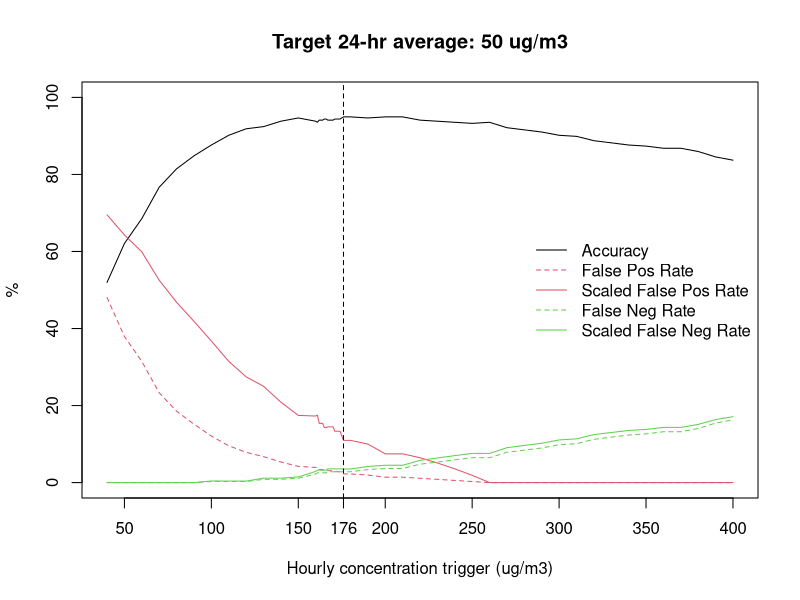

Write R code to recreate this figure.

## See explanation at bottom

## read in, format data
d <- read.csv("air.alerts/cdf.csv", skip=2)
d <- d[, c(1,5)] # for current "cdf.csv" file, which likely is not what was used orignally
names(d) <- c("date", "pm")
summary(d)
which(d$pm > 800)
d[which(d$pm > 800), "pm"] <- NA

d$date <- as.POSIXct(d$date, tz = "UTC", format = "%d-%b-%Y %H:%M")
d$day <- format(d$date, format = "%Y-%m-%d")

summary(d)

## split into list
dd <- split(d, d$day)

## remove days with less than 75% completeness
id <- sapply(dd, function(a) sum(is.na(a$pm)))
dd <- dd[id < 7]
rm(id)


###functions for testing accuracy

predict <- function(data, trigger) {
  sapply(data, function(a) sum(a$pm > trigger, na.rm = TRUE) > 0)
}

means <- function(data) {
  sapply(dd, function(a) mean(a$pm, na.rm = TRUE))
}

acc <- function(pred, true){
  sum(pred == true) / length(true)
}

fpr <- function(pred, true){
  sum(pred == TRUE & true == FALSE) / length(true)
}

fpr2 <- function(pred, true){
  sum(pred == TRUE & true == FALSE) / sum(pred == TRUE)
}

fnr <- function(pred, true){
  sum(pred == FALSE & true == TRUE) / length(true)
}

fnr2 <- function(pred, true){
  sum(pred == FALSE & true == TRUE) / sum(pred == FALSE)
}

test.trigger <- function(data, trigger, thresh){
  
  true <- means(data) > thresh
  pred <- predict(data, trigger)
  accuracy <- acc(pred, true)
  false.pos <- fpr(pred, true)
  false.pos2 <- fpr2(pred, true)
  false.neg <- fnr(pred, true)
  false.neg2 <- fnr2(pred, true)
  true.rate <- sum(true)/length(true)
  
  ret <- c(thresh, true.rate, trigger, accuracy, false.pos, false.pos2, false.neg, false.neg2)
  return(ret)
}



# run it! 
thresh <- 50
trigs <- c(seq(50, 400, by = 10), 160:180)
results <- test.trigger(dd, 40, thresh)

for(i in 1:length(trigs)){
  x <- test.trigger(dd, trigs[i], thresh)
  results <- rbind(results, x)
  rm(x)
} ; rm(i)

results <- as.data.frame(results, row.names = 1:nrow(results))
names(results) <- c("threshold", "true.rate", "trigger", "accuracy", 
                    "false.pos", "false.pos2", "false.neg", "false.neg2")
results <- results[order(results$trigger), ]

# plot it!
plot(results$trigger, results$accuracy, type = "l", ylim = c(0,1),
     main = paste("Target 24-hr average:", thresh, "ug/m3"),
     xlab = "Hourly concentration trigger (ug/m3)",
     ylab = "%",
     yaxt = "n")
axis(2, at = (0:5)/5, labels = (0:5)*20 )
lines(results$trigger, results$false.pos2, col=2)
lines(results$trigger, results$false.pos, col=2, lty=2)
lines(results$trigger, results$false.neg2, col=3)
lines(results$trigger, results$false.neg, col=3, lty=2)

legend("right", 
       legend = c("Accuracy", "False Pos Rate", "Scaled False Pos Rate",
                           "False Neg Rate", "Scaled False Neg Rate"),
       lty = c(1, 2, 1, 2, 1),
       col = c(1, 2, 2, 3, 3),
       bty = "n")

abline(v = results$trigger[which(results$accuracy == max(results$accuracy))[1]],
       lty = 2)
axis(1, 
     at = results$trigger[which(results$accuracy == max(results$accuracy))[1]])

### when is first SMS sent?

d$txt <- d$pm > 175
d$hour <- as.numeric(format(d$date, "%H"))

ddd <- split(d, d$day)

min.hour <- function(a) {
  a <- a[!is.na(a$txt), ]
  if(sum(a$txt) == 0) {
    ret <- NA
  } else {
    ret <- min(a$hour[a$txt == TRUE], na.rm = TRUE)
  }
  return(ret)
}

first.hour <- sapply(ddd, min.hour)
mean(first.hour, na.rm = T)


# My to-do from Friday afternoon's meeting was to look at the data and come up with 
# criteria for automatically sending out the AirAware Early Action Text Alert (or 
# whatever we are calling it). I looked all PM10 from CDF from 2013 thru Friday, 
# and my recommendation is to use an hourly CDF PM10 value of 170 ug/m3 as the 
# threshold for sending out the alert. 

# This threshold is based on trying to predict daily 24-hr averages that exceed the 
# state standard of 50 ug/m3. We could base the hourly threshold off of a different 
# "target" 24-hr average, but the state standard seems easiest to justify. Any alternative 
# is going to be to somewhat arbitrary.

# I looked at various hourly thresholds and 170 gives the best overall accuracy for 
# predicting whether the day's 24-hour average will exceed 50. This threshold is 93% 
# accurate, meaning 93% of the time, either no alert goes out and the day's 24-hr 
# average is indeed less than 50, OR one or more alerts do go out and the 24-hr average 
# is above 50. 7% of the time it gets it wrong: either 1 (or more) alerts go out but 
# the 24-hr average is less than the standard, or no alerts go out but the daily average 
# winds up exceeding the standard.

# Looking more closely at when it gets it wrong, 15% of the days when an alerts goes out 
# are false positives, i.e. the 24-hr average ends up being less than the standard. 5% 
# of days when no alert goes out are false negatives, in which the standard is exceeded 
# but no alert was sent. So the algorithm has a health protective bias: It errs on the 
# side of sending an alert and incurring a false positive.

# To illustrate how this would have worked had it been in place this year, I have attached 
# an annotated print out of CDF PM10 data for March 2017 thru today. I have highlighted in 
# yellow when press releases are triggered under the current system--the first hour each day 
# when PM10 exceeds 300. Then I have boxed in red all hours above the proposed threshold of 
# 170--this is when an alert would have been sent under this proposal. Finally, I have added 
# a column showing whether the day was a false positive, a false negative, or an accurate 
# prediction of an exceedence. 

# I think the follow things are notable:
# •The proposed threshold of 170 typically gives 1 to 3 hours earlier notice than the 300 
# threshold, but not always: there are several days when concentrations jump from <100 to >300.
# •Over these ~3.5 months, there would have been 6 false positives (alert sent but 24-hour 
# standard not exceeded) and 1 false negative (no alert, but 24-hour standard exceeded.)
# •There are several exceedence days that would have generated an alert with 170 threshold 
# but did not generate a press release with the 300 threshold.
# •Somebody subscribed to the Alerts would have received about 170 text messages during 
# this period of time.

# So to recap, my recommendation is to use the state standard as the "target" and use 170 
# as the trigger for sending out an alert. 170 has the highest overall accuracy, and when it 
# errs it errs in a health protective manner. 

# If 170 alerts in 3.5 months are too many, we could consider a higher "target" 24-hour average. 
# (FWIW, our current trigger of 300 ug/m3 corresponds to a 24-hour average of about 70 ug/m3). 

# Alternatively, we could move the trigger to a higher value, at the expense of overall accuracy. 
# This would decrease the false positive rate (and thus the number of emails sent) while 
# increasing the false negative rate. Overall accuracy takes a hit, but a surprisingly small one. 
# For example, increasing the trigger/threshold from 170 to 200 yields only a slight decrease in 
# overall accuracy (92.6% vs 92.8%) but the false positive rate drops from 15 to 8% while the 
# false negative rate jumps from 5 to 7%, and the number of alerts sent would drop from about 170 
# to about 130. This higher threshold would, however, tend to give less warning before the really 
# high concentrations start.

# Another alternative is to only send out one alert per day. So once the hourly threshold is 
# exceeded and an alert is triggered, no additional alerts are sent. Unfortunately this cannot 
# be implemented on the data side--the email rules in AirVision simply aren't flexible enough. 
# But maybe there is a way on Outlook-side to specify only one email per day.

# Let me know if there are questions. I am happy to explore other ideas for triggering the alert.
